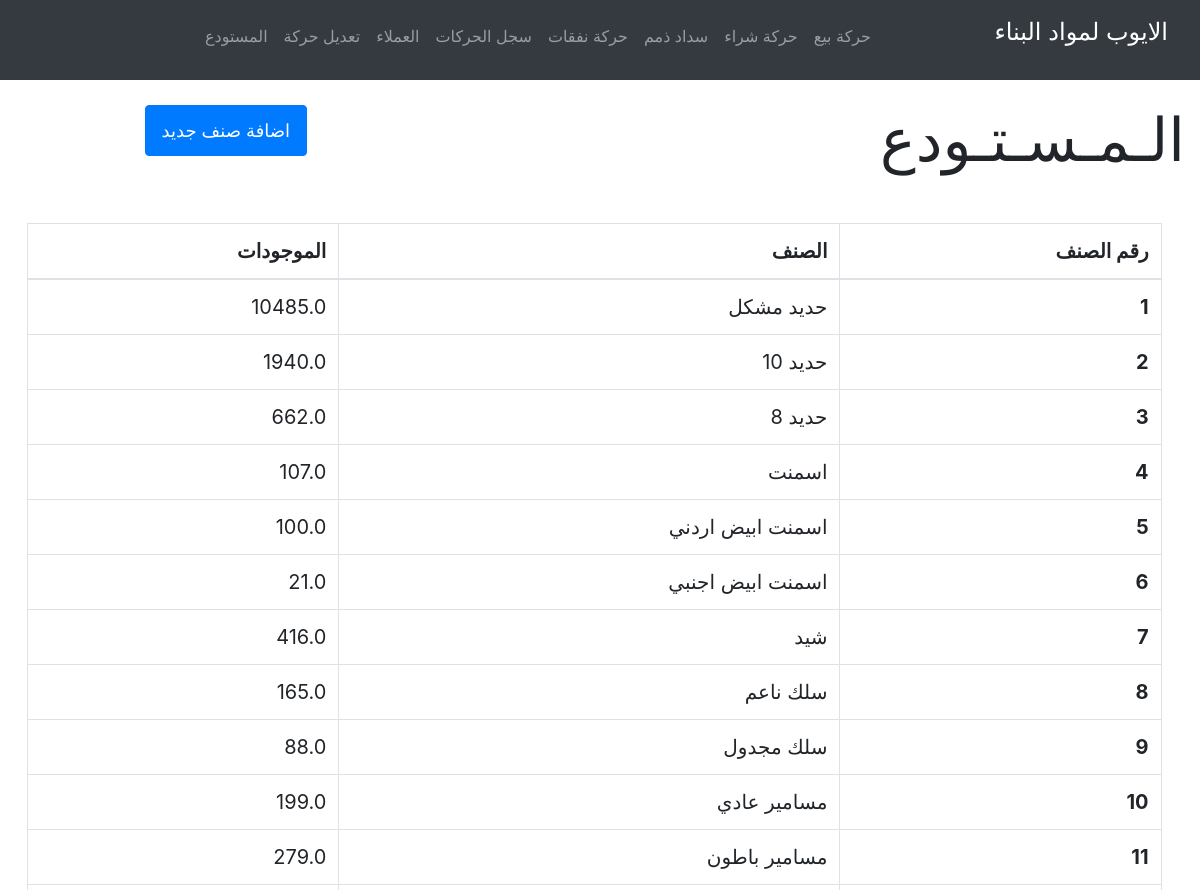
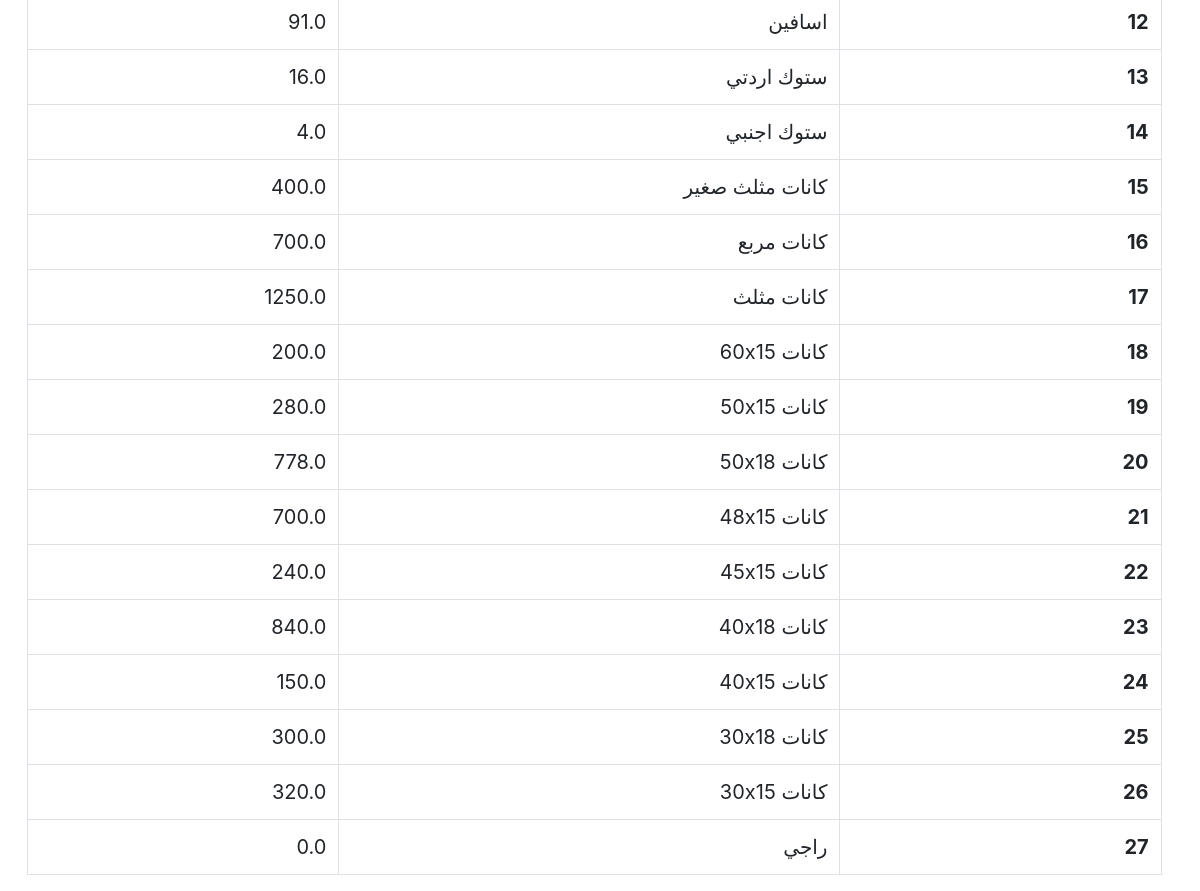
Page /inventory on the committed database (2 pictures, top to bottom).
### tables this page shows
CREATE TABLE inventory (itemId INTEGER PRIMARY KEY, item_name TEXT, item_stock REAL);

### app.py (the view)
@app.route("/inventory", methods=["GET", "POST"])
def inventory():
  if request.method == "POST":
    try:
      id = int(request.form.get("id"))
      name = str(request.form.get("name"))
    except:
      return "الرجاء التأكد من تعبئة النموذج كاملاً"
    if None in (id, name):
      return "الرجاء التأكد من تعبئة النموذج كاملاً"
    db.execute("INSERT INTO inventory (itemId, item_name, item_stock) VALUES ((?), (?), 0)", [id, name])
    db.commit()
    return "/inventory"
  else:
    items = []
    query = db.execute("SELECT * FROM inventory ORDER BY itemId").fetchall()
    for record in query:
      items.append({
        'id': record[0],
        'name': record[1],
        'stock': record[2]
      })
    return render_template('inventory.html', items=items)

### app.py (called while the page is built)
@app.after_request
def after_request(response):
  response.headers["Cache-Control"] = "no-cache, no-store, must-revalidate"
  response.headers["Expires"] = 0
  response.headers["Pragma"] = "no-cache"
  return response

### templates/inventory.html (shortened to what this page needs)
{% extends "layout.html" %}
{% block head %}
  <link href="/static/css/inventory.css" rel="stylesheet">
{% endblock %}
{% block body %}
  <div class="row">
    <div class="col-md-8">
      <div class="head-text">
        <p>الـمـسـتـودع</p>
      </div>
    </div>
    <div class="col-md-4">
      <button type="button" class="btn btn-primary new-item" data-toggle="modal" data-target="#modal">
        اضافة صنف جديد
      </button>
    </div>
  </div>
  <div class="center-table">
    <table class="table table-bordered">
      <thead class="text-right">
        <tr>
          <th scope="col">رقم الصنف</th>
          <th scope="col">الصنف</th>
          <th scope="col">الموجودات</th>
        </tr>
      </thead>
      <tbody class="text-right">
        {% for item in items %}
          <tr>
            <th scope="row">{{ item.id }}</th>
            <td>{{ item.name }}</td>
            <td>{{ item.stock }}</td>
          </tr>
        {% endfor %}
      </tbody>
    </table>
  </div>
{% endblock %}

### static/css/inventory.css (style rules this page uses)
.row { margin-top: 8%; }
.head-text { margin-left: 70%; font-size: 60px; }
table { font-size: 20px; }
.center-table { margin-top: 2%; margin-right: 2%; margin-left: 1%; }
.new-item { margin-top: 3%; margin-left: 35%; padding-top: 11px; padding-bottom: 11px; padding-right: 16px; padding-left: 16px; font-size: 18px; }
button { margin: 2px; }

### rows in the picture
inventory: id "1", name "حديد مشكل", stock "10485.0"
inventory: id "2", name "حديد 10", stock "1940.0"
inventory: id "3", name "حديد 8", stock "662.0"
inventory: id "4", name "اسمنت", stock "107.0"
inventory: id "5", name "اسمنت ابيض اردني", stock "100.0"
inventory: id "6", name "اسمنت ابيض اجنبي", stock "21.0"
inventory: id "7", name "شيد", stock "416.0"
inventory: id "8", name "سلك ناعم", stock "165.0"
inventory: id "9", name "سلك مجدول", stock "88.0"
inventory: id "10", name "مسامير عادي", stock "199.0"
inventory: id "11", name "مسامير باطون", stock "279.0"
inventory: id "12", name "اسافين", stock "91.0"
inventory: id "13", name "ستوك اردتي", stock "16.0"
inventory: id "14", name "ستوك اجنبي", stock "4.0"
inventory: id "15", name "كانات مثلث صغير", stock "400.0"
inventory: id "16", name "كانات مربع", stock "700.0"
inventory: id "17", name "كانات مثلث", stock "1250.0"
inventory: id "18", name "كانات 60x15", stock "200.0"
inventory: id "19", name "كانات 50x15", stock "280.0"
inventory: id "20", name "كانات 50x18", stock "778.0"
inventory: id "21", name "كانات 48x15", stock "700.0"
inventory: id "22", name "كانات 45x15", stock "240.0"
inventory: id "23", name "كانات 40x18", stock "840.0"
inventory: id "24", name "كانات 40x15", stock "150.0"
inventory: id "25", name "كانات 30x18", stock "300.0"
inventory: id "26", name "كانات 30x15", stock "320.0"
inventory: id "27", name "راجي", stock "0.0"
